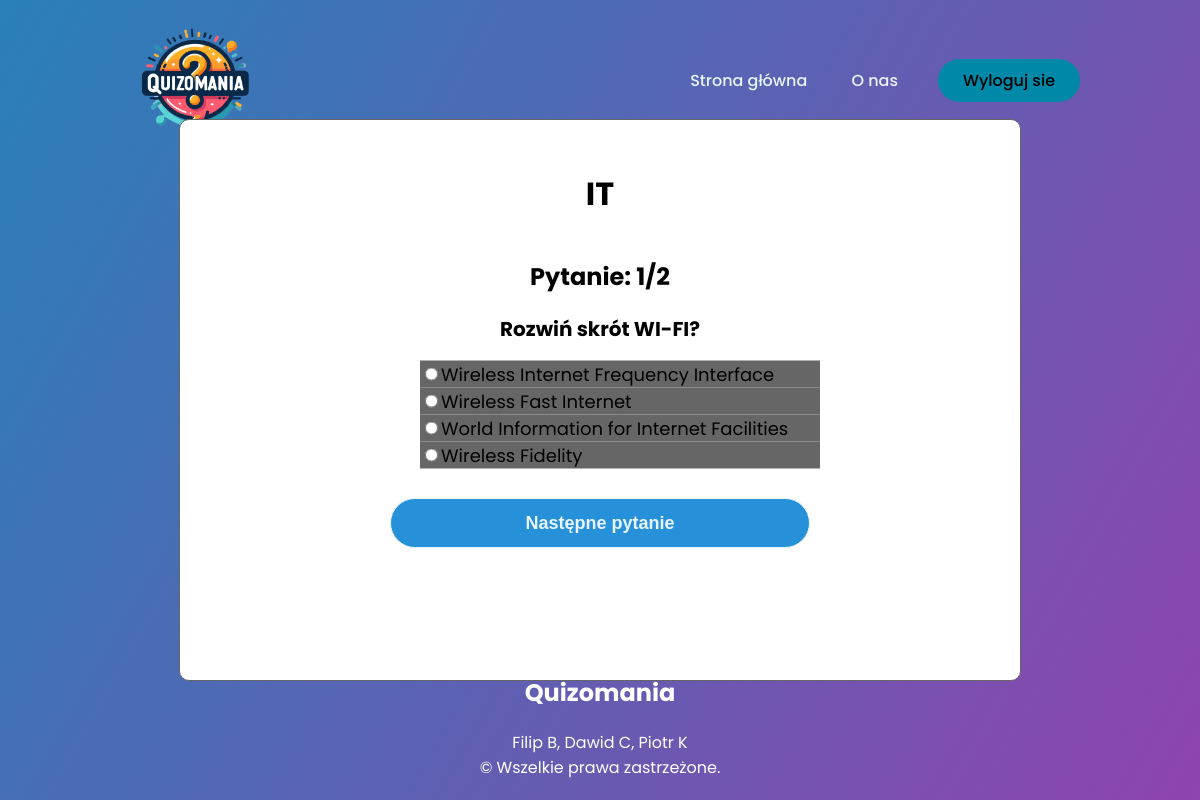
/php/quiz.php?category=1 (signed in), run on the app's committed database.
### tables this page shows
CREATE TABLE `kategorie` (
  `ID_kategorii` int(11) NOT NULL,
  `nazwa` varchar(255) NOT NULL
);

CREATE TABLE `odpowiedzi` (
  `ID_odpowiedzi` int(11) NOT NULL,
  `ID_pytania` int(11) NOT NULL,
  `odp` varchar(255) NOT NULL,
  `czy_poprawna` tinyint(1) NOT NULL
);

### php/quiz.php (the view, shortened to what this page needs)
<?php
	include("connection.php");
?>
<!DOCTYPE html>
<html lang="pl">
    <head>
        <link rel="stylesheet" href="../css/styl.css">
        <link rel="stylesheet" href="https://cdn.jsdelivr.net/npm/bootstrap-icons@1.3.0/font/bootstrap-icons.css">
    </head>
    <body>
        <header style="height: 100px">
            <img class="logo" src="../src/logo3.png" alt="logo">
				<nav>
					<ul class="nav_links">
							<li><a href="../php/stronaGlowna.php">Strona główna</a></li>
							<li><a href="onas.php" >O nas</a></li>
					</ul>
				</nav>
					<a class="cta" href="../php/logout.php"><button>Wyloguj sie</button></a>
		</header>
    <div style="height:50%px;" class="menu">
        <div class="tabela">
        <?php
    if (isset($_GET['category'])) {
        $category_id = $_GET['category'];
    $query = "SELECT pytania.id_pytania, pytania.tresc, odpowiedzi.id_odpowiedzi, odpowiedzi.odp, odpowiedzi.czy_poprawna
    FROM (SELECT * FROM pytania WHERE id_kategorii = $category_id ORDER BY pytania.id_pytania, RAND() LIMIT 1 OFFSET {$_SESSION['current_question']}) AS pytania
    JOIN odpowiedzi ON pytania.id_pytania = odpowiedzi.id_pytania ORDER BY RAND() LIMIT 4";
    $result = $conn->query($query);
    $questions = array();
    if ($result->num_rows > 0) {
        while ($row = $result->fetch_assoc()) {
            $question_id = $row['id_pytania'];
            if (!isset($questions[$question_id])) {
                $questions[$question_id] = array(
                    'pytanie' => $row['tresc'],
                    'odpowiedzi' => array()
                );
            }
            $questions[$question_id]['odpowiedzi'][] = array(
                'id' => $row['id_odpowiedzi'],
                'odpowiedz' => $row['odp'],
                'czy_poprawna' => $row['czy_poprawna']
            );
        }
    }
        $category_query = "SELECT nazwa FROM kategorie WHERE id_kategorii = $category_id";
        $category_result = $conn->query($category_query);
        if ($category_result->num_rows > 0) {
            $category_name = $category_result->fetch_assoc()['nazwa'];
        }
        if (isset($category_name)) {
            echo "<h1>$category_name</h1>";
        } else {
            echo "<h1>BLAD KATEGORII</h1>";
        }
        $count_query = "SELECT COUNT(*) AS total FROM pytania WHERE id_kategorii = $category_id";
        $count_result = $conn->query($count_query);
        $total_questions = $count_result->fetch_assoc()['total'];
        echo "<h2>Pytanie: " . ($_SESSION['current_question'] + 1)."/".$total_questions."</h2>";
        foreach ($questions as $question_id => $question_data) {
            echo "<p>" . $question_data['pytanie'] . "</p>";
            echo "<form method='post'>";
            echo "<ul class='choices'>";
            foreach ($question_data['odpowiedzi'] as $answer) {
                echo "<li><label><input type='radio' name='user_answers[$question_id]' value='" . $answer['id'] . "'>" . $answer['odpowiedz'] . "</label></li>";
            }
            echo "</ul>";
            echo '<input type="submit" name="next_question" value="Następne pytanie">';
            echo '</form>';
        }
    } else {
        echo "Nie wybrano kategorii.";
    }
    ?>
        </div>
            </div>
                <footer>
                    <div class="footer-bottom">
                        <h2>Quizomania</h2>
                            Filip B, Dawid C, Piotr K <br> &copy; Wszelkie prawa zastrzeżone.
                    </div>
                </footer>
    </body>
</html>

### css/styl.css (style rules this page uses)
body { margin: 0; padding: 0; font-family: 'Poppins', sans-serif; background: linear-gradient(120deg, #2980b9, #8e44ad); background-repeat: no-repeat; background-attachment: fixed; height: 100vs; overflow: hidden; }
img { width: 150px; height: 150px; }
.menu { font-family: 'Poppins', sans-serif; position: absolute; background-color: white; color: black; width: 70%; top: 50%; left: 50%; transform: translate(-50%, -50%); height: 70%; border: 1px solid #666666; border-radius: 10px; }
label { float: right; }
.tabela p { font-weight: bold; font-size: 20px; margin-bottom: 30px; }
.tabela h1 { color: black; margin-top: 50px; padding-bottom: 20px; }
.choices { list-style: none; }
.choices li { background-color: #8e44ad; display: flex; box-sizing: inherit; padding: 10px, 10px, 10px, 50px; text-align: center; font-size: 18px; width: 50%; height: 50%; transform: translate(50%, -50%); cursor: pointer; }
.tabela li { background-color: #666666; display: flex; box-sizing: inherit; padding: 10px, 10px, 10px, 50px; text-align: center; font-size: 18px; width: 50%; height: 50%; transform: translate(50%, -50%); cursor: pointer; }
input[type="submit"] { width: 100%; height: 50px; border: 1px solid; background: #2691d9; border-radius: 25px; font-size: 18px; color: #e9f4fb; font-weight: 700; outline: none; cursor: pointer; }
header li,a,button { font-family: 'Poppins', sans-serif; font-weight: 500; font-size: 16px; text-decoration: none; }
header { display: flex; justify-content: space-between; align-items: center; padding: 30px 10%; }
.logo { margin-right: auto; }
.nav_links { list-style: none; }
.nav_links a { color: #e9f4fb; }
.nav_links li { display: inline-block; padding: 0px 20px; }
.nav_links li a { transition: all 0.3s ease 0s; }
button { margin-left: 20px; padding: 9px 25px; background-color: rgba(0,136,169,1); border: none; border-radius: 50px; cursor: pointer; transition: all 0.3s ease 0s; }
footer { position: absolute; bottom: 0; left: 0; right: 0; height: auto; width: 100vw; font-family: 'Poppins', sans-serif; color: white; }
.footer-bottom { width: 100vw; padding: 20px 0; text-align: center; }

### php/quiz.php (style rules this page uses)
.tabela { width: 100%; height: auto; text-align: center; background: white; }
h2 { text-align: center; }
.choices li { background-color: #666666; }
input[type="submit"] { width: 50%; height: 50px; border: 1px solid; background: #2691d9; font-size: 18px; color: #e9f4fb; font-weight: 700; outline: none; cursor: pointer; }

### data on the page
kategorie: nazwa "IT"
odpowiedzi: odp "Wireless Internet Frequency Interface"
odpowiedzi: odp "Wireless Fast Internet"
odpowiedzi: odp "World Information for Internet Facilities"
odpowiedzi: odp "Wireless Fidelity"

### other printed values
$_SESSION['current_question'] + 1 "1"
$total_questions "2"
$question_data['pytanie'] "Rozwiń skrót WI-FI?"
